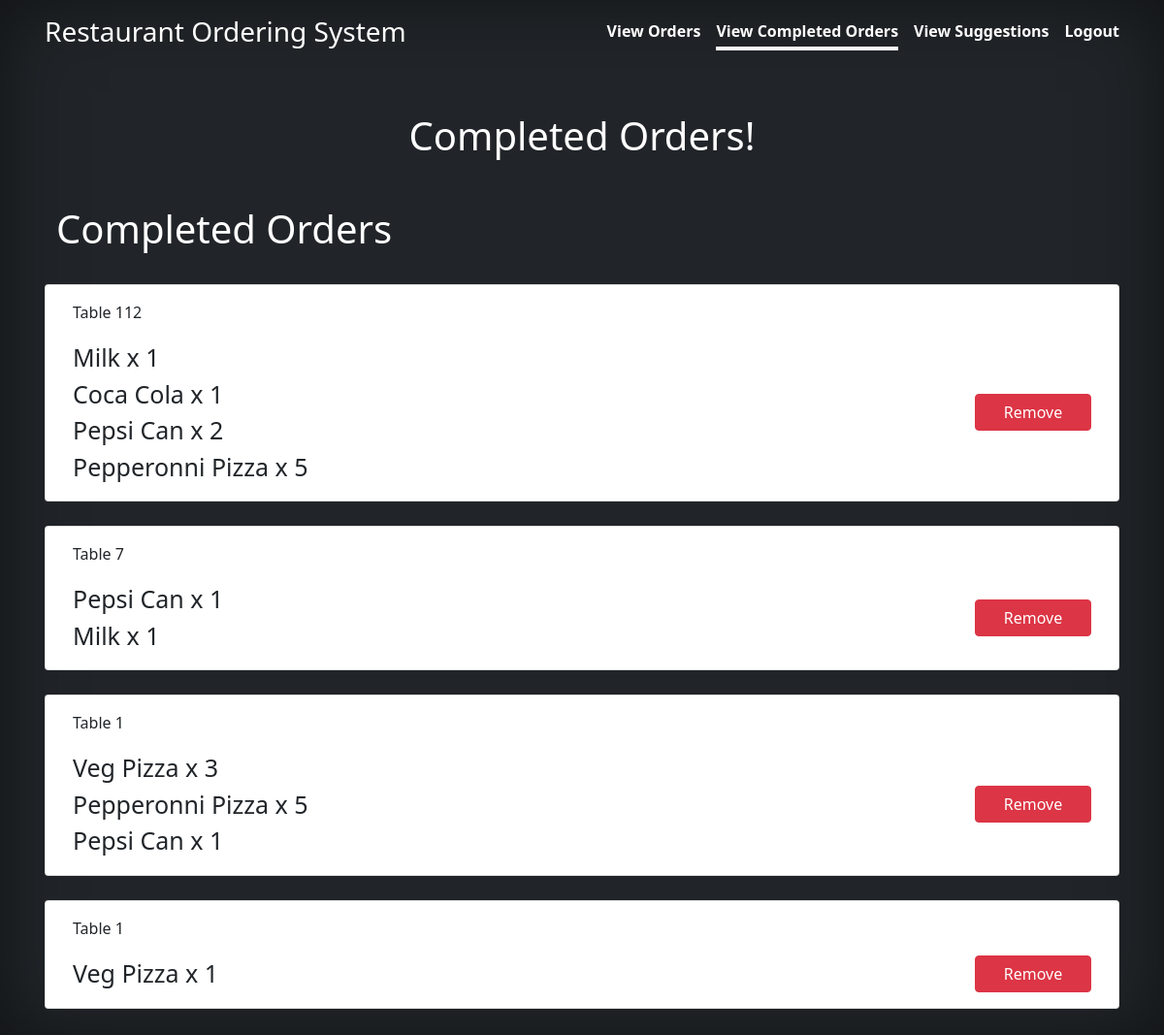
The page /view-completed-orders.php (signed in) on the database its author committed.
### tables this page shows
CREATE TABLE `order_mapping` (
  `mapping_id` int(15) NOT NULL,
  `order_id` int(15) NOT NULL,
  `food_id` int(15) NOT NULL,
  `quantity` int(15) NOT NULL
);

CREATE TABLE `orders` (
  `order_id` int(15) NOT NULL,
  `order_status` varchar(50) NOT NULL,
  `phone_number` varchar(50) NOT NULL,
  `suggestion` varchar(500) DEFAULT NULL,
  `table_number` int(10) NOT NULL,
  `time` timestamp NOT NULL DEFAULT current_timestamp()
);

CREATE TABLE `food` (
  `food_id` int(15) NOT NULL,
  `name` varchar(50) NOT NULL,
  `price` float NOT NULL,
  `photo` varchar(255) DEFAULT NULL,
  `description` varchar(500) NOT NULL
);

### db/db-functions.php (called while the page is built, shortened)
<?php
function viewCompletedOrders() {
    Global $conn;
    $sql = "select mapping_id,orders.order_id,order_status,table_number,food.name,order_mapping.quantity from order_mapping,orders,food where order_mapping.order_id = orders.order_id and food.food_id = order_mapping.food_id and orders.order_status = 'COMPLETED' ORDER BY orders.order_id";
    $userStatement = mysqli_prepare($conn, $sql);
    mysqli_stmt_execute($userStatement);
    $resultCompleted = mysqli_stmt_get_result($userStatement);
    return $resultCompleted;
}
?>

### view-completed-orders.php (the view, shortened to what this page needs)
<?php
    require 'db/db-connect.php';
    require 'db/db-functions.php';
?>
<!DOCTYPE html>
<html lang="en">
<head>
    <link href="https://cdn.jsdelivr.net/npm/bootstrap@5.1.3/dist/css/bootstrap.min.css" rel="stylesheet">
    <link rel="stylesheet" href="assets/css/main.css">
    <link rel="stylesheet" href="assets/css/cover.css">
</head>
<body class="d-flex h-100 bg-dark">
    <div class="container d-flex w-100 h-100 p-3 mx-auto flex-column">
        <header class="mb-auto">
            <div class="">
                <a href="index.php"><h3 class="float-md-start mb-0 text-white">Restaurant Ordering System</h3></a>
                <nav class="nav nav-masthead justify-content-center float-md-end">
                    <a class="nav-link text-white" aria-current="page" href="view-orders.php">View Orders</a>
                    <a class="nav-link active text-white" aria-current="page" href="view-completed-orders.php">View Completed Orders</a>
                    <a class="nav-link text-white" aria-current="page" href="view-suggestions.php">View Suggestions</a>
                    <a class="nav-link text-white" aria-current="page" href="logout.php">Logout</a>
                </nav>
            </div>
        </header>
        <main class="py-3">
            <h1 class="my-5 text-white text-center">Completed Orders!</h1>
            <?php
                $completedOrders = viewCompletedOrders();
            ?>
            <div class="container">
                <div id="completed-order-container" class="row mt-5" style="gap:25px">
                    <h1 class="text-white">Completed Orders</h1>
                    <?php
                        if($completedOrders!=NULL)
                        {
                            $row = mysqli_fetch_assoc($completedOrders);
                            while($row)
                            {
                                $currentID = $row['order_id'];
                    ?>
                                <div class="card">
                                    <div class="card-body">
                                        <p class="muted">Table <?=$row['table_number']?></p>
                                        <div class="menu-item-container">
                                            <div class="left-part">
                                                <div class="item-description">
                                                <?php
                                                    while($currentID == $row['order_id'])
                                                    {
                                                ?>
                                                        <p class="title"><?=$row['name']?> x <?=$row['quantity']?></p>
                                                <?php
                                                        $row = mysqli_fetch_assoc($completedOrders);
                                                    }
                                                ?>
                                                </div>
                                            </div>
                                            <div class="right-part align-self-center">
                                                <button id="<?=$currentID?>" class="btn btn-danger w-100 btn-order-next" type="button" data-toggle="on">Remove</button>
                                            </div>
                                        </div>
                                    </div>
                                </div>
                    <?php
                            }
                        }
                    ?>
                </div>
            </div>
        </main>
    </div>
</body>
</html>

### assets/css/main.css (style rules this page uses)
.menu-item-container { justify-content: space-between; }
.right-part { display: flex; flex-direction: column; max-width: 120px; width: 100%; }
.menu-item-container, .left-part { display: flex; flex-direction: row; }
.item-description .title { font-size: 25px; margin: 0; }

### assets/css/cover.css (style rules this page uses)
body { box-shadow: inset 0 0 5rem rgba(0, 0, 0, .5); }
.nav-masthead .nav-link { padding: .25rem 0; font-weight: 700; color: rgba(255, 255, 255, .5); background-color: transparent; border-bottom: .25rem solid transparent; }
.nav-masthead .nav-link + .nav-link { margin-left: 1rem; }
.nav-masthead .active { color: #fff; border-bottom-color: #fff; }

### rows shown on the page
order_mapping: order.table_number "112", food.name "Milk", quantity "1"
order_mapping: food.name "Coca Cola", quantity "1"
order_mapping: food.name "Pepsi Can", quantity "2"
order_mapping: food.name "Pepperonni Pizza", quantity "5"
order_mapping: order.table_number "7", food.name "Pepsi Can", quantity "1"
order_mapping: food.name "Milk", quantity "1"
order_mapping: order.table_number "1", food.name "Veg Pizza", quantity "3"
order_mapping: food.name "Pepperonni Pizza", quantity "5"
order_mapping: food.name "Pepsi Can", quantity "1"
order_mapping: order.table_number "1", food.name "Veg Pizza", quantity "1"
